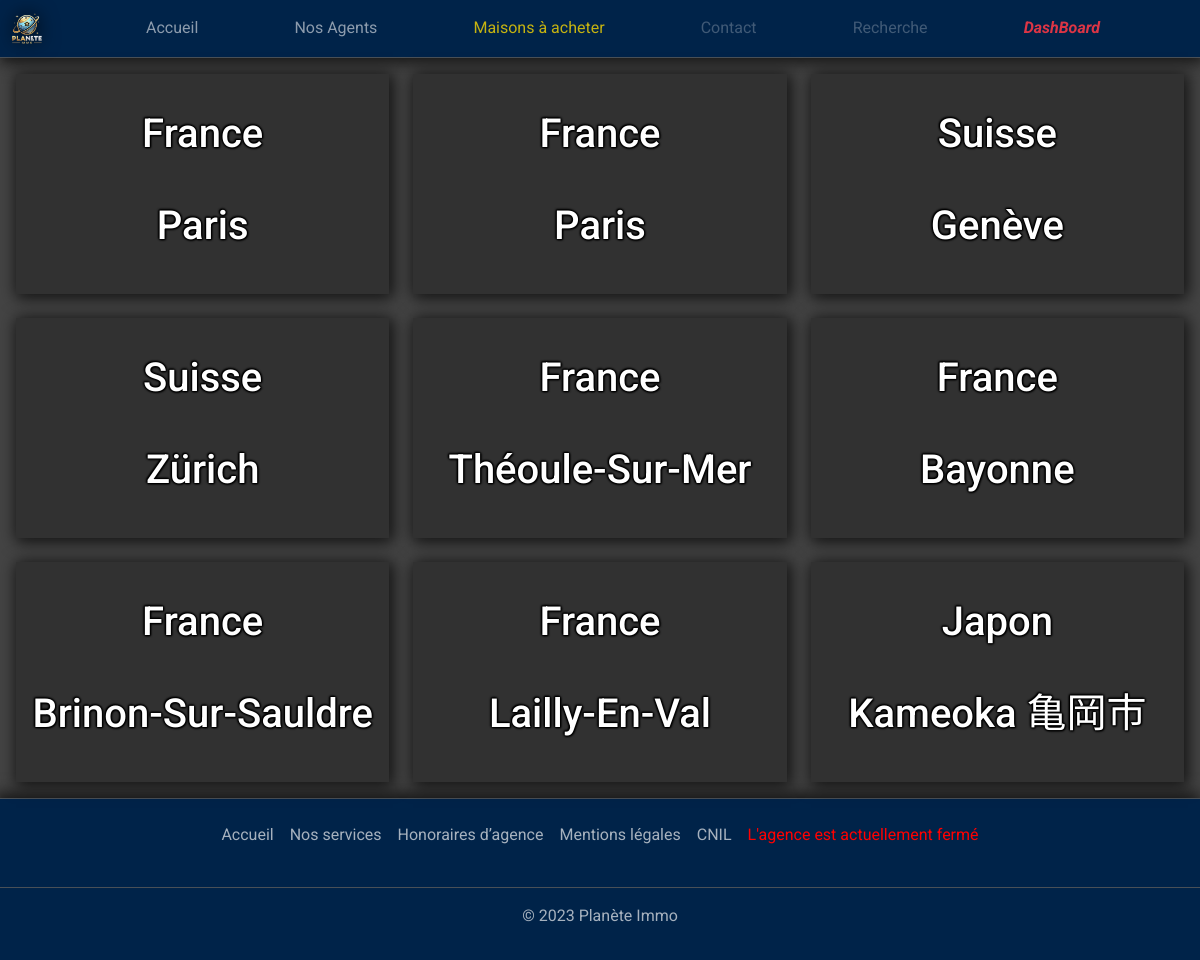
The app's page /les_maisons.php with its own data.
### tables this page shows
CREATE TABLE `maison` (
  `id_maison` int(11) NOT NULL,
  `id_pays` int(11) NOT NULL,
  `adresse` varchar(100) NOT NULL,
  `ville` varchar(50) NOT NULL,
  `cp` int(11) NOT NULL,
  `pieces` int(11) NOT NULL,
  `resumer` varchar(255) NOT NULL,
  `description` varchar(2000) NOT NULL,
  `prix` int(11) NOT NULL,
  `terrain` int(11) NOT NULL,
  `maison` int(11) NOT NULL,
  `id_type_de_bien` int(11) NOT NULL,
  `id_agent` int(11) NOT NULL,
  `id_proprietaire` int(11) NOT NULL
);

CREATE TABLE `pays` (
  `id_pays` int(11) NOT NULL,
  `nom` varchar(50) NOT NULL
);

### asset/php/aff_maison.php (the view, shortened to what this page needs)
<?php
include"./asset/php/connexion.php";
$sql = "SELECT maison.ville, maison.terrain, maison.maison, REPLACE(FORMAT(maison.prix, 0, ''), ',', ' '), maison.pieces, GROUP_CONCAT(photo.lien SEPARATOR ';'), maison.resumer, maison.id_maison, pays.nom, type_de_bien.nom
FROM maison
LEFT JOIN photo ON maison.id_maison = photo.id_maison
LEFT JOIN pays ON pays.id_pays = maison.id_pays
LEFT JOIN type_de_bien ON type_de_bien.id_type_de_bien = maison.id_type_de_bien
GROUP BY maison.id_maison";
$result = mysqli_query($cnx, $sql);
$i = 0;
echo '<div class="row row-cols-1 row-cols-sm-2 row-cols-md-3 g-4">';
while($row = mysqli_fetch_row($result)) {
    echo '<section class"col">';
    echo '<div class="card bg-transparent border-0">';
    echo '  <div class="flip">';
    echo '      <div id="carousel'.$i.'" class="front" style="padding: 0; overflow: hidden;background-image: url();background-position: center;background-size: cover;">';
    echo '          <div class="d-flex flex-column justify-content-evenly align-items-center w-100 h-100 transition: 750ms;">';
    echo '              <h1 class="text-shadow text-center capital">'.$row[8].'</h1>';
    echo '              <h1 class="text-shadow text-center capital">'.$row[0].'</h1>';
    echo '          </div>';
    echo '      </div>';
    echo '  </div>';
    echo '</div>';
    echo '</section>';
    $i++;
}
echo '</div>';
?>

### asset/css/main_dominant.css (style rules this page uses)
html,body { height: 100%; }
body { display: flex; flex-direction: column; }

### asset/css/palette.css (style rules this page uses)
:root { --background: #444; --button: #2E6780; --headline: #000; --paragraph: #A7A9BE; --buttontext: #FFFFFE; --stroke: black; --main: #fff; --highlight: #c5b311; --secondary: #3F5F63; --tertiary: #002349; }
.background { background: var(--background)!important; }

### asset/css/carousel.css (style rules this page uses)
.flip>.front, .flip>.back { display: block; transition-timing-function: cubic-bezier(0.175, 0.885, 0.32, 1.275); transition-duration: 0.5s; transition-property: transform, opacity; }
.flip>.front { transform: rotateY(0deg); transition: 500ms; }
.flip { position: relative; display: inline-block; margin: auto!important; margin-bottom: 1em; width: 100%; }
.flip>.front, .flip>.back { display: block; color: white; width: inherit; background-size: cover !important; background-position: center !important; height: 220px; padding: 1em 2em; background: #313131; border-radius: 0px; box-shadow: 2px 2px 15px 2px rgba(0, 0, 0, .75); }
.text-shadow { text-shadow: 1px 1px 2px rgba(0, 0, 0, 1.00), 1px 0px 2px rgba(0, 0, 0, 1.00), 0px 1px 2px rgba(0, 0, 0, 1.00), -1px -1px 2px rgba(0, 0, 0, 1.00), -1px 0px 2px rgba(0, 0, 0, 1.00), 0px -1px 2px rgba(0, 0, 0, 1.00); }
.capital { text-transform: capitalize; }

### asset/css/card_agents.css (style rules this page uses)
:root { --d: 700ms; --e: cubic-bezier(0.19, 1, 0.22, 1); --font-sans: "Rubik", sans-serif; --font-serif: "carteo", serif; }

### asset/css/police.css (style rules this page uses)
body { font-family: 'Roboto', sans-serif!important; }

### records on screen
maison: id_pays.nom "France", ville "Paris"
maison: id_pays.nom "France", ville "Paris"
maison: id_pays.nom "Suisse", ville "Genève"
maison: id_pays.nom "Suisse", ville "Zürich"
maison: id_pays.nom "France", ville "Théoule-Sur-Mer"
maison: id_pays.nom "France", ville "Bayonne"
maison: id_pays.nom "France", ville "Brinon-Sur-Sauldre"
maison: id_pays.nom "France", ville "Lailly-En-Val"
maison: id_pays.nom "Japon", ville "Kameoka 亀岡市"
